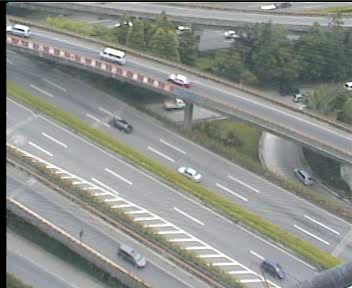
#> input picture result/exp3/frames/0.bmp, 352 x 288 px, given in place of 20.bmp, which was not available
$ python exp3.py
#> lines starting #> are read from the running program, lines starting #| are printed output that depends on the picture; long printed decimals are rounded; pictures that were not available may be replaced by others from this repository, and a replacement may not be noted
import cv2
import numpy as np
from scipy import fftpack
import matplotlib.pyplot as plt
import os

# [10 lines left out: function split_video_into_frames, not called in this run]

def calculate_MSE(image_1, image_2):
    return np.mean((image_1 - image_2)**2)

def main():
    first_frame=cv2.imread('../result/exp3/frames/20.bmp',cv2.IMREAD_GRAYSCALE)
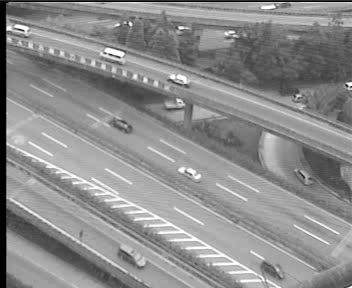
#> first_frame: shape (288, 352); min 0, max 255, mean 140.6
    x=120
    y=316
    w=16
    target_block_pixel=first_frame[x:x+16,y:y+16]

    pixel_target_position_list=[]
    pixel_motion_vector_list=[]
    pixel_MSE_list=[]
    for frame_index in range(20,150):
        frame=cv2.imread('../result/exp3/frames/'+str(frame_index)+'.bmp',cv2.IMREAD_GRAYSCALE)
        next_x=x
        next_y=y
        current_min_MSE=100000
        for i in range(max(0,x-w),min(x+w,frame.shape[0]-16)):
            for j in range(max(0,y-w),min(y+w,frame.shape[1]-16)):
                block_pixel=frame[i:i+16,j:j+16]
                MSE=calculate_MSE(target_block_pixel,block_pixel)
                if MSE<current_min_MSE:
                    current_min_MSE=MSE
                    next_x=i
                    next_y=j
#> after the loop, current_min_MSE = 0; next_x = 120; next_y = 316
        delta_x=next_x-x
#> delta_x = 0
        delta_y=next_y-y
#> delta_y = 0
        x=next_x
#> x = 120
        y=next_y
#> y = 316
        print("frame_index:",frame_index,"x:",x,"y:",y,"MSE:",current_min_MSE,"delta_x:",delta_x,"delta_y:",delta_y)
#| frame_index: 20 x: 120 y: 316 MSE: 0.0 delta_x: 0 delta_y: 0
        pixel_target_position_list.append((x,y))
        pixel_motion_vector_list.append((delta_x,delta_y))
        pixel_MSE_list.append(current_min_MSE)
#> pass 2 of the loop in main, `for frame_index in range(20,150):`:
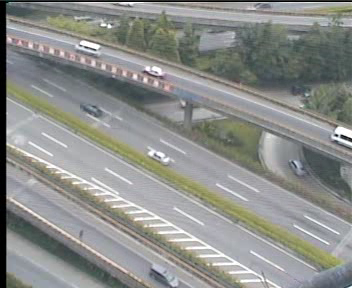
#> input picture result/exp3/frames/10.bmp, 352 x 288 px, given in place of 21.bmp, which was not available
#> in main, `frame=cv2.imread('../result/exp3/frames/'+str(frame_index)+'.bmp',cv2...`:
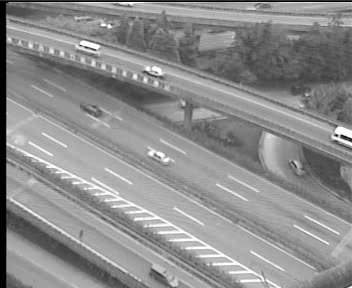
#> frame: shape (288, 352); min 0, max 255, mean 140.9
#> after the loop in main, `for i in range(max(0,x-w),min(x+w,frame.shape[0]-16)):`: current_min_MSE = 17.52; next_x = 120; next_y = 316
#| frame_index: 21 x: 120 y: 316 MSE: 17.523 delta_x: 0 delta_y: 0

    plt.plot(pixel_MSE_list,label="pixel")
    # [5 lines of commented-out code are left out]

    new_frame_list=[]
    for frame_index in range(20,149,10):
        frame=cv2.imread('../result/exp3/frames/'+str(frame_index)+'.bmp')
        index=frame_index-20
        start_point=pixel_target_position_list[index]
        end_point=pixel_target_position_list[min(index+10,len(pixel_target_position_list)-1)]
        start_point=(start_point[1],start_point[0])
        end_point=(end_point[1],end_point[0])
        new_frame_list.append(cv2.arrowedLine(frame, start_point, end_point, (0, 0, 255), 1))

    fourcc = cv2.VideoWriter_fourcc('M','J','P','G')
    videoWrite = cv2.VideoWriter('../result/exp3/motion_vector_pixel.avi', fourcc, 5, (352,288))
    for new_frame in new_frame_list:
        videoWrite.write(new_frame)
    videoWrite.release()

    x=120
    y=316
    target_block_dct=fftpack.dctn(target_block_pixel, norm='ortho')

    dct_target_position_list=[]
    dct_motion_vector_list=[]
    dct_MSE_list=[]
    for frame_index in range(20,150):
        frame=cv2.imread('../result/exp3/frames/'+str(frame_index)+'.bmp',cv2.IMREAD_GRAYSCALE)
        next_x=x
        next_y=y
        current_min_MSE=100000
        pixel_MSE=100000
        for i in range(max(0,x-w),min(x+w,frame.shape[0]-16)):
            for j in range(max(0,y-w),min(y+w,frame.shape[1]-16)):
                block_pixel=frame[i:i+16,j:j+16]
                block_dct=fftpack.dctn(block_pixel, norm='ortho')
                dct_MSE=calculate_MSE(target_block_dct,block_dct)
                if dct_MSE<current_min_MSE:
                    current_min_MSE=dct_MSE
                    pixel_MSE=calculate_MSE(target_block_pixel,block_pixel)
                    next_x=i
                    next_y=j
        delta_x=next_x-x
        delta_y=next_y-y
        x=next_x
        y=next_y
        print("frame_index:",frame_index,"x:",x,"y:",y,"MSE:",current_min_MSE,"delta_x:",delta_x,"delta_y:",delta_y)
        dct_target_position_list.append((x,y))
        dct_motion_vector_list.append((delta_x,delta_y))
        dct_MSE_list.append(pixel_MSE)

    plt.plot(dct_MSE_list,label="dct")
    plt.xlabel('frame index')
    plt.ylabel('MSE')
    plt.title('MSE of motion vector')
    plt.legend()
    plt.savefig('../result/exp3/MSE.png')
    plt.close()

    new_frame_list=[]
    for frame_index in range(20,149,10):
        frame=cv2.imread('../result/exp3/frames/'+str(frame_index)+'.bmp')
        index=frame_index-20
        start_point=dct_target_position_list[index]
        end_point=dct_target_position_list[min(index+10,len(dct_target_position_list)-1)]
        start_point=(start_point[1],start_point[0])
        end_point=(end_point[1],end_point[0])
        new_frame_list.append(cv2.arrowedLine(frame, start_point, end_point, (0, 0, 255), 1))

    fourcc = cv2.VideoWriter_fourcc('M','J','P','G')
    videoWrite = cv2.VideoWriter('../result/exp3/motion_vector_dct.avi', fourcc, 5, (352,288))
    for new_frame in new_frame_list:
        videoWrite.write(new_frame)
    videoWrite.release()

# [149 lines left out: functions sub_pixel, sub_dct, not called in this run]

if __name__=='__main__':
#> (the run stopped early here; a loop or call above may not have finished)
